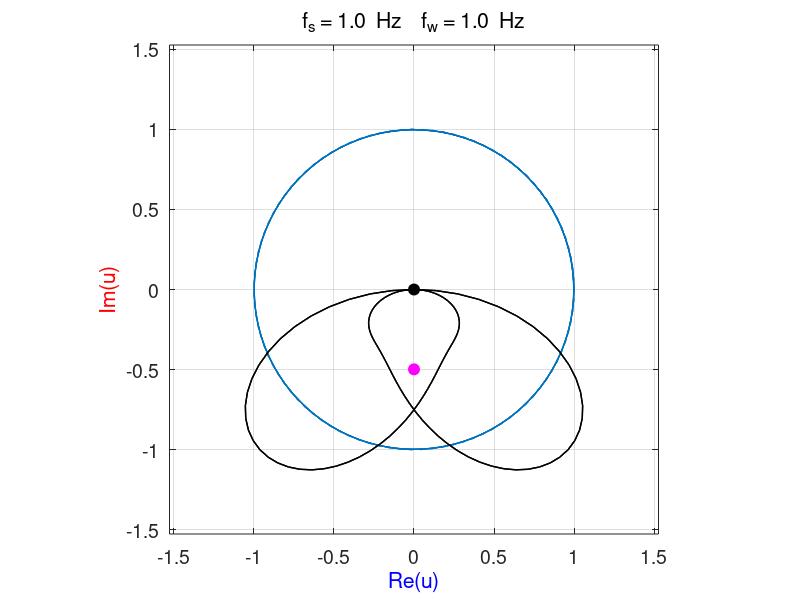

Here is the MATLAB script that generated this plot: (Note: this script raises an error after producing the figure.)
% mathComplex4.m

% Visualization of a Compound Complex Function / Fourier Component
% Phase Portrait at  a winding frequency fw

% DOING PHYSICS WITH MATLAB 
%    https://d-arora.github.io/Doing-Physics-With-Matlab/

% Matlab Version 2018a / 180915

% Ian Cooper
% email: ian.cooper@sydney.edu.au
% School of Physics, University of Sydney

% John A Sims 
% email: john.sims@ufabc.edu.br
% Biomedical Engineering Department
% Federal University of ABC   Sao Bernardo Campus Brasil

clear
close all
clc

%  ANIMATED GIF =======================================================
   flagA = 1;       % save 1 / 0 not save
%  Enter file name
     ag_name = 'ag_A.gif';
%  Delay in seconds before displaying the next image  
    delay = 0.00;  
%  Frame counter start
    nt = 1;

    
% INPUT SECTION =======================================================
% Winding frequency
fw = 1;

% Signal: amplitude R / frequency fs
%         number of periods numT / # elements nT
R = 1;
fs = 1; 
numT = 2;
nT = 251;


% CALCULATION SECTION  ================================================
  Ts = 1/fs;                    % signal period
  t = linspace(0,numT*Ts,nT);   % time elements

  
% Enter signal function ***********************************************
   % h = R.*sin(2*pi*fs*t) ;
   % h = R.*sin(2*pi*fs*t);
     h = 1.0.*sin(2*pi*fs*t) + 0.5.*sin(2*pi*2*fs*t) + 0.25.*sin(2*pi*3*fs*t);
% *********************************************************************

% Complex Exponential Function
   r = exp(-1j*2*pi*fw*t);
% Compound Complex Function   
   u = h .* r;
   uR = real(u);
   uI = imag(u);
   

% GRAPHICS SECTION: ANIMATED PHASE PORTRAIT ===========================   

%  Plot dimensions length
   L = max(abs(u));
   
figure(1)   
  pos = [0.05 0.05 0.30 0.35];
  set(gcf,'Units','normalized');
  set(gcf,'Position',pos);
  set(gcf,'color','w');
    
  for cc = 1: nT
  % Unit Circle    
    tC = linspace(0,2*pi,200); xC = cos(2*pi*tC); yC = sin(2*pi*tC);
    plot(xC,yC)
    hold on
    xlim([-1.1*L,1.1*L])
    ylim([-1.1*L,1.1*L])
    
    grid on
    axis square
    xlabel('Re(u)','color','b') 
    ylabel('Im(u)','color','r')
    set(gca,'fontsize',14)
    box on
  
  % Phase portrait  
    xP = uR; yP = uI;
     plot(xP,yP,'k','linewidth',1)
    xP = [0 uR(cc)]; yP = [0 uI(cc)];
     plot(xP,yP,'k','linewidth',3)
    xP = [0 uR(cc)]; yP = [uI(cc) uI(cc)]; 
      plot(xP,yP,'b','linewidth',1.5)
    xP = [uR(cc) uR(cc)]; yP = [0 uI(cc)]; 
      plot(xP,yP,'r','linewidth',1.5)
    xP = uR(cc); yP = uI(cc); 
      Hplot = plot(xP,yP,'o');  
      set(Hplot,'markersize',8,'markerFaceColor','k','markerEdgeColor','k')
    xP = mean(uR); yP = mean(uI); 
      Hplot = plot(xP,yP,'o');  
      set(Hplot,'markersize',8,'markerFaceColor','m','markerEdgeColor','m')  
      
     
    tm1 = 'f_s = ';       tm2 = num2str(fs, '%2.1f'); tm3 = '  Hz';
    tm4 = '    f_w = ';  tm5 = num2str(fw,'%2.1f');
    tm6 = '  Hz';
    tm = [tm1 tm2 tm3 tm4 tm5 tm6];
    title(tm,'fontweight','normal')
      
    pause(0.01)
   
    hold off
   
% ANIMATION -------------------------------------------------------------
 if flagA == 1    
   frame = getframe(1);
   im = frame2im(frame);
   [imind,cm] = rgb2ind(im,256);
%  On the first loop, create the file. In subsequent loops, append.
     if nt == 1
        imwrite(imind,cm,ag_name,'gif','DelayTime',delay,'loopcount',inf);
     else
        imwrite(imind,cm,ag_name,'gif','DelayTime',delay,'writemode','append');
     end
        nt = nt+1;
 end 
   hold off
  
  end
  
  
  
  
  
  
  
 
